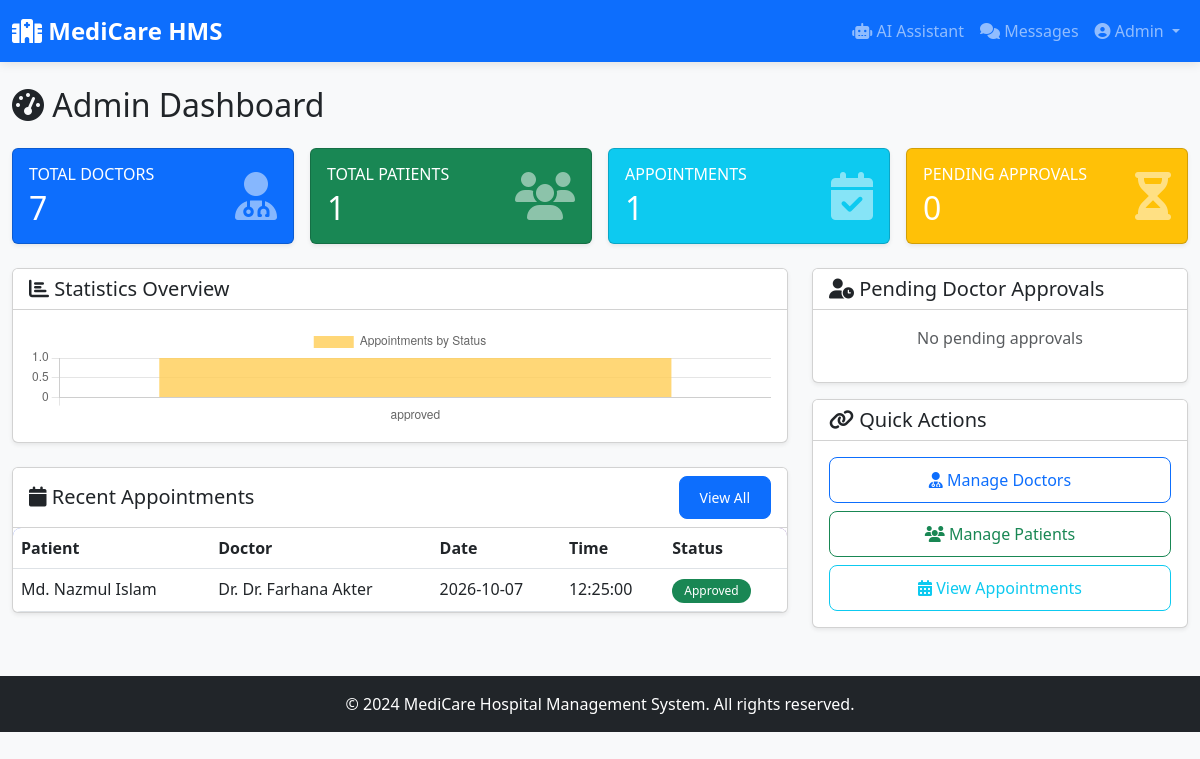
The app's page /dashboard (signed in) with its own data.
### models/user.py (models this page shows, shortened)
class User(UserMixin, db.Model):
    __tablename__ = 'users'
    id = db.Column(db.Integer, primary_key=True)
    name = db.Column(db.String(100), nullable=False)
    email = db.Column(db.String(120), unique=True, nullable=False)
    password = db.Column(db.String(255), nullable=False)
    role = db.Column(db.String(20), nullable=False)  # admin, doctor, patient
    created_at = db.Column(db.DateTime, default=datetime.utcnow)
    is_active = db.Column(db.Boolean, default=True)
    doctor_profile = db.relationship('Doctor', backref='user', uselist=False, cascade='all, delete-orphan')
    patient_profile = db.relationship('Patient', backref='user', uselist=False, cascade='all, delete-orphan')
    notifications = db.relationship('Notification', backref='user', lazy='dynamic', cascade='all, delete-orphan')

### models/appointment.py (models this page shows, shortened)
class Appointment(db.Model):
    __tablename__ = 'appointments'
    id = db.Column(db.Integer, primary_key=True)
    patient_id = db.Column(db.Integer, db.ForeignKey('patients.id'), nullable=False)
    doctor_id = db.Column(db.Integer, db.ForeignKey('doctors.id'), nullable=False)
    date = db.Column(db.Date, nullable=False)
    time = db.Column(db.Time, nullable=False)
    status = db.Column(db.String(20), default='pending')  # pending, approved, rejected, completed, cancelled
    reason = db.Column(db.Text)
    notes = db.Column(db.Text)
    created_at = db.Column(db.DateTime, default=datetime.utcnow)
    updated_at = db.Column(db.DateTime, default=datetime.utcnow, onupdate=datetime.utcnow)
    prescription = db.relationship('Prescription', backref='appointment', uselist=False, cascade='all, delete-orphan')

### routes/admin.py (the view)
@admin_bp.route('/dashboard')
@login_required
@admin_required
def dashboard():
    total_doctors = Doctor.query.count()
    total_patients = Patient.query.count()
    total_appointments = Appointment.query.count()
    pending_doctors = Doctor.query.filter_by(is_approved=False).count()
    recent_appointments = Appointment.query.order_by(Appointment.created_at.desc()).limit(5).all()
    pending_approvals = Doctor.query.filter_by(is_approved=False).all()
    stats = {
        'total_doctors': total_doctors,
        'total_patients': total_patients,
        'total_appointments': total_appointments,
        'pending_doctors': pending_doctors
    }
    return render_template('admin_dashboard.html',
                         stats=stats,
                         recent_appointments=recent_appointments,
                         pending_approvals=pending_approvals)

### app.py (called while the page is built)
@login_manager.user_loader
def load_user(user_id):
    return User.query.get(int(user_id))

### routes/admin.py (called while the page is built)
def admin_required(f):
    @wraps(f)
    def decorated_function(*args, **kwargs):
        if not current_user.is_authenticated or current_user.role != 'admin':
            flash('Access denied. Admin only.', 'error')
            return redirect(url_for('auth.login'))
        return f(*args, **kwargs)
    return decorated_function

### templates/admin_dashboard.html (shortened to what this page needs)
{% extends 'base.html' %}
{% block content %}
<div class="row">
    <div class="col-12">
        <h2 class="mb-4"><i class="fas fa-tachometer-alt"></i> Admin Dashboard</h2>
    </div>
</div>
<div class="row g-3 mb-4">
    <div class="col-md-3">
        <div class="card bg-primary text-white shadow-sm">
            <div class="card-body">
                <div class="d-flex justify-content-between align-items-center">
                    <div>
                        <h6 class="text-uppercase mb-1">Total Doctors</h6>
                        <h2 class="mb-0">{{ stats.total_doctors }}</h2>
                    </div>
                    <i class="fas fa-user-md fa-3x opacity-50"></i>
                </div>
            </div>
        </div>
    </div>
    <div class="col-md-3">
        <div class="card bg-success text-white shadow-sm">
            <div class="card-body">
                <div class="d-flex justify-content-between align-items-center">
                    <div>
                        <h6 class="text-uppercase mb-1">Total Patients</h6>
                        <h2 class="mb-0">{{ stats.total_patients }}</h2>
                    </div>
                    <i class="fas fa-users fa-3x opacity-50"></i>
                </div>
            </div>
        </div>
    </div>
    <div class="col-md-3">
        <div class="card bg-info text-white shadow-sm">
            <div class="card-body">
                <div class="d-flex justify-content-between align-items-center">
                    <div>
                        <h6 class="text-uppercase mb-1">Appointments</h6>
                        <h2 class="mb-0">{{ stats.total_appointments }}</h2>
                    </div>
                    <i class="fas fa-calendar-check fa-3x opacity-50"></i>
                </div>
            </div>
        </div>
    </div>
    <div class="col-md-3">
        <div class="card bg-warning text-white shadow-sm">
            <div class="card-body">
                <div class="d-flex justify-content-between align-items-center">
                    <div>
                        <h6 class="text-uppercase mb-1">Pending Approvals</h6>
                        <h2 class="mb-0">{{ stats.pending_doctors }}</h2>
                    </div>
                    <i class="fas fa-hourglass-half fa-3x opacity-50"></i>
                </div>
            </div>
        </div>
    </div>
</div>
<div class="row">
    <div class="col-md-8">
        <div class="card shadow-sm mb-4">
            <div class="card-header bg-white">
                <h5 class="mb-0"><i class="fas fa-chart-bar"></i> Statistics Overview</h5>
            </div>
            <div class="card-body">
                <canvas id="statsChart" height="100"></canvas>
            </div>
        </div>
        <div class="card shadow-sm">
            <div class="card-header bg-white d-flex justify-content-between align-items-center">
                <h5 class="mb-0"><i class="fas fa-calendar"></i> Recent Appointments</h5>
                <a href="{{ url_for('admin.appointments') }}" class="btn btn-sm btn-primary">View All</a>
            </div>
            <div class="card-body p-0">
                <div class="table-responsive">
                    <table class="table table-hover mb-0">
                        <thead>
                            <tr>
                                <th>Patient</th>
                                <th>Doctor</th>
                                <th>Date</th>
                                <th>Time</th>
                                <th>Status</th>
                            </tr>
                        </thead>
                        <tbody>
                            {% for apt in recent_appointments %}
                            <tr>
                                <td>{{ apt.patient.user.name }}</td>
                                <td>Dr. {{ apt.doctor.user.name }}</td>
                                <td>{{ apt.date }}</td>
                                <td>{{ apt.time }}</td>
                                <td>
                                    <span class="badge bg-{{ 'warning' if apt.status == 'pending' else 'success' if apt.status == 'approved' else 'danger' if apt.status == 'rejected' else 'secondary' }}">
                                        {{ apt.status.title() }}
                                    </span>
                                </td>
                            </tr>
                            {% endfor %}
                        </tbody>
                    </table>
                </div>
            </div>
        </div>
    </div>
    <div class="col-md-4">
        <div class="card shadow-sm">
            <div class="card-header bg-white">
                <h5 class="mb-0"><i class="fas fa-user-clock"></i> Pending Doctor Approvals</h5>
            </div>
            <div class="card-body">
                {% if pending_approvals %}
                    {% for doctor in pending_approvals %}
                    <div class="d-flex justify-content-between align-items-center mb-3 p-3 border rounded">
                        <div>
                            <h6 class="mb-1">{{ doctor.user.name }}</h6>
                            <small class="text-muted">{{ doctor.specialization }}</small>
                        </div>
                        <form method="POST" action="{{ url_for('admin.approve_doctor', doctor_id=doctor.id) }}">
                            <button type="submit" class="btn btn-sm btn-success">
                                <i class="fas fa-check"></i>
                            </button>
                        </form>
                    </div>
                    {% endfor %}
                {% else %}
                    <p class="text-muted text-center">No pending approvals</p>
                {% endif %}
            </div>
        </div>
        <div class="card shadow-sm mt-3">
            <div class="card-header bg-white">
                <h5 class="mb-0"><i class="fas fa-link"></i> Quick Actions</h5>
            </div>
            <div class="card-body">
                <a href="{{ url_for('admin.doctors') }}" class="btn btn-outline-primary w-100 mb-2">
                    <i class="fas fa-user-md"></i> Manage Doctors
                </a>
                <a href="{{ url_for('admin.patients') }}" class="btn btn-outline-success w-100 mb-2">
                    <i class="fas fa-users"></i> Manage Patients
                </a>
                <a href="{{ url_for('admin.appointments') }}" class="btn btn-outline-info w-100">
                    <i class="fas fa-calendar-alt"></i> View Appointments
                </a>
            </div>
        </div>
    </div>
</div>
<script>
// Load chart data
fetch('{{ url_for("admin.api_stats") }}')
    .then(res => res.json())
    .then(data => {
        const ctx = document.getElementById('statsChart').getContext('2d');
        new Chart(ctx, {
            type: 'bar',
            data: {
                labels: Object.keys(data.appointment_status),
                datasets: [{
                    label: 'Appointments by Status',
                    data: Object.values(data.appointment_status),
                    backgroundColor: [
                        'rgba(255, 206, 86, 0.8)',
                        'rgba(75, 192, 192, 0.8)',
                        'rgba(255, 99, 132, 0.8)',
                        'rgba(54, 162, 235, 0.8)',
                        'rgba(153, 102, 255, 0.8)'
                    ]
                }]
            },
            options: {
                responsive: true,
                maintainAspectRatio: false
            }
        });
    });
</script>
{% endblock %}

### templates/base.html (shortened to what this page needs)
<!DOCTYPE html>
<html lang="en" data-theme="light">
<head>
    <link href="https://cdn.jsdelivr.net/npm/bootstrap@5.3.0/dist/css/bootstrap.min.css" rel="stylesheet">
    <link rel="stylesheet" href="https://cdnjs.cloudflare.com/ajax/libs/font-awesome/6.4.0/css/all.min.css">
    <link rel="stylesheet" href="{{ url_for('static', filename='css/style.css') }}">
</head>
<body>
    {% if current_user.is_authenticated %}
    <nav class="navbar navbar-expand-lg navbar-dark bg-primary">
        <div class="container-fluid">
            <a class="navbar-brand" href="/">
                <i class="fas fa-hospital"></i> MediCare HMS
            </a>
            <div class="collapse navbar-collapse" id="navbarNav">
                <ul class="navbar-nav ms-auto">
                    <li class="nav-item">
                        <a class="nav-link" href="{{ url_for('ai.assistant') }}">
                            <i class="fas fa-robot"></i> AI Assistant
                        </a>
                    </li>
                    <li class="nav-item">
                        <a class="nav-link" href="{{ url_for('chat.index') }}">
                            <i class="fas fa-comments"></i> Messages
                        </a>
                    </li>
                    <li class="nav-item dropdown">
                        <a class="nav-link dropdown-toggle" href="#" role="button" data-bs-toggle="dropdown">
                            <i class="fas fa-user-circle"></i> {{ current_user.name }}
                        </a>
                    </li>
                </ul>
            </div>
        </div>
    </nav>
    {% endif %}
    <div class="{% if current_user.is_authenticated %}container-fluid{% else %}container{% endif %} mt-4">
        {% block content %}{% endblock %}
    </div>
    <footer class="bg-dark text-white text-center py-3 mt-5">
        <p class="mb-0">&copy; 2024 MediCare Hospital Management System. All rights reserved.</p>
    </footer>
</body>
</html>

### static/CSS/style.css (style rules this page uses)
:root { --primary-color: #0d6efd; --secondary-color: #6c757d; --success-color: #198754; --danger-color: #dc3545; --warning-color: #ffc107; --info-color: #0dcaf0; --light-bg: #f8f9fa; --dark-bg: #212529; }
* { margin: 0; padding: 0; box-sizing: border-box; }
body { font-family: 'Segoe UI', Tahoma, Geneva, Verdana, sans-serif; background: var(--light-bg); transition: background 0.3s ease; }
.card { transition: transform 0.3s ease, box-shadow 0.3s ease; }
.btn { border-radius: 8px; padding: 10px 20px; font-weight: 500; transition: all 0.3s ease; }
.table { border-radius: 8px; overflow: hidden; }
.table thead { background: linear-gradient(135deg, #667eea 0%, #764ba2 100%); color: white; }
.badge { padding: 6px 12px; border-radius: 20px; font-weight: 500; }
.navbar { box-shadow: 0 2px 10px rgba(0, 0, 0, 0.1); }
.navbar-brand { font-weight: 700; font-size: 1.5rem; }
footer { margin-top: auto; }

### records on screen
User: name "Admin"
Appointment: patient.user.name "Md. Nazmul Islam", doctor.user.name "Dr. Farhana Akter", date "2026-10-07", time "12:25:00", status "Approved"

### other values on screen
{{ stats.total_doctors }} "7"
{{ stats.total_patients }} "1"
{{ stats.total_appointments }} "1"
{{ stats.pending_doctors }} "0"
